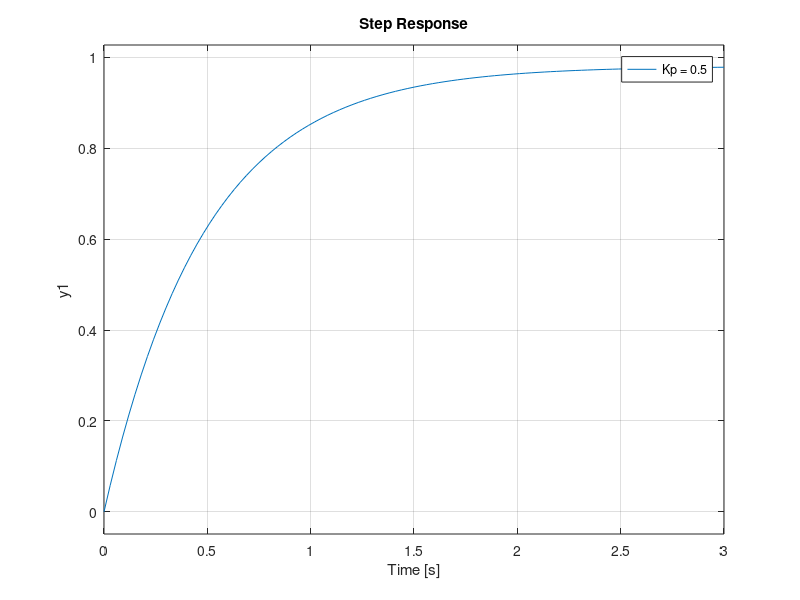

Source code (MATLAB):
%% Para limpar o que tinha antes no workspace
clc
clear;
close all;
%% Dados do enunciado
A = 10;
C = 10^-3;
G = 10; 
Heq = 5;
Meq = 4;



%% Variaveis dependentes
Ueq  = sqrt((Meq)/(C*sqrt(2*G*Heq)));
K1 = (-4*Heq)/Ueq;
p = Meq/(2*A*Heq);
K2 = (2 * Heq)/Meq;
Kp = 0.5;
Gclr = tf((-Kp * p * K1), [1 p-Kp*p*K1]);
step(Gclr)
Max1=max(step(Gclr));
grid()
hold()
Kp = 5;
Gclr = tf((-Kp * p * K1), [1 p-Kp*p*K1]);
step(Gclr)
Max2=max(step(Gclr));
Kp = 50;
Gclr = tf((-Kp * p * K1), [1 p-Kp*p*K1]);
step(Gclr)
Max3=max(step(Gclr));
legend('Kp = 0.5','Kp = 5','Kp = 50')
fprintf("Máximo para Kp = 0.5:\t %f\nMáximo para Kp = 5: \t %f\nMáximo para Kp = 50:\t %f\n", Max1, Max2, Max3)
